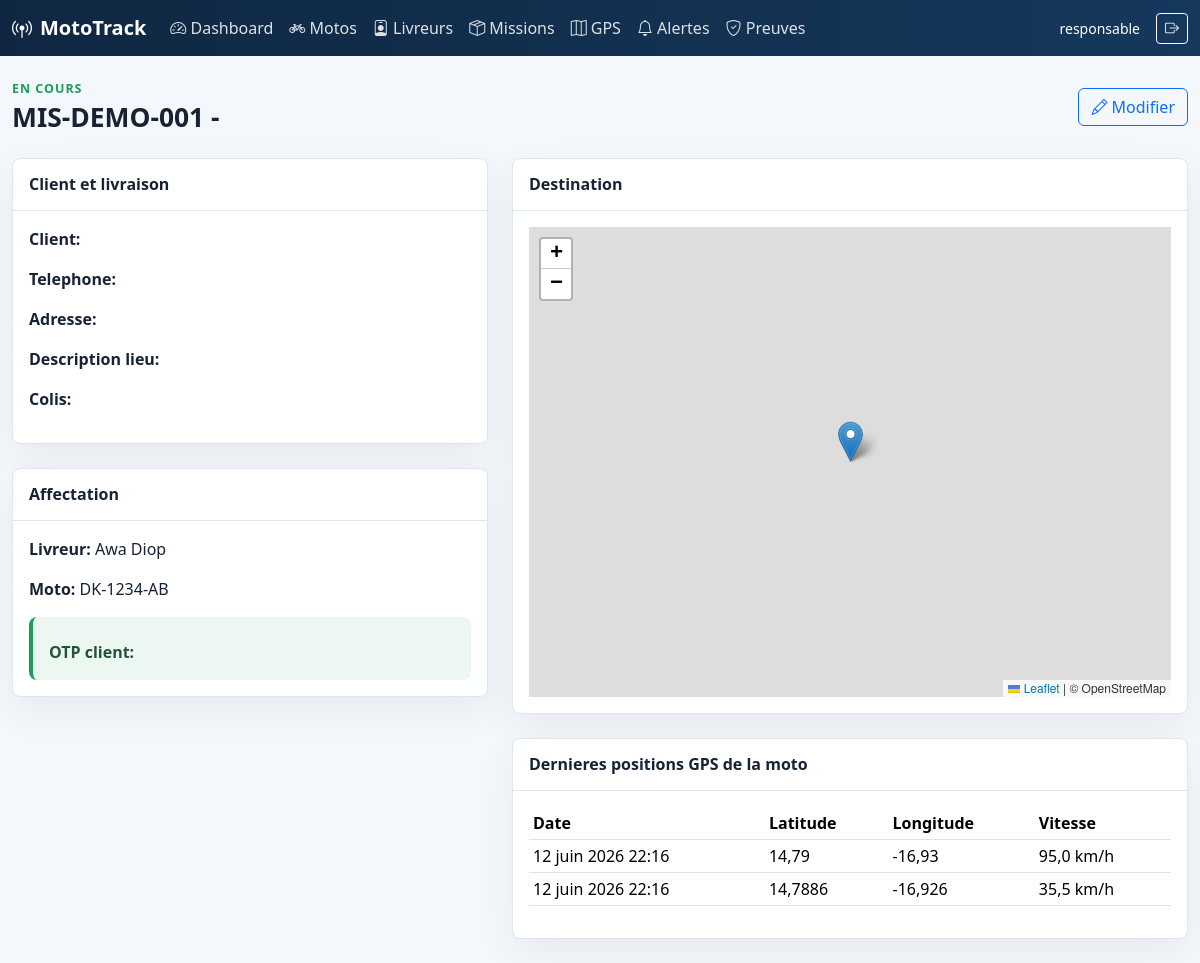
Page /missions/1/ (signed in) on the committed database.
### parc/models.py (models this page shows, shortened)
class Mission(models.Model):
    STATUT_CHOICES = [
        ("planifiee", "Planifiee"),
        ("en_cours", "En cours"),
        ("terminee", "Terminee"),
        ("annulee", "Annulee"),
    ]
    reference = models.CharField(max_length=50, unique=True, blank=True)
    client_nom = models.CharField(max_length=150, default="")
    client_telephone = models.CharField(max_length=30, default="")
    adresse_livraison = models.CharField(max_length=255, default="")
    description_lieu = models.TextField(blank=True)
    description_colis = models.TextField(blank=True)
    latitude_destination = models.FloatField(blank=True, null=True)
    longitude_destination = models.FloatField(blank=True, null=True)
    otp_code = models.CharField(max_length=6, blank=True)
    livreur = models.ForeignKey(Livreur, on_delete=models.PROTECT, related_name="missions")
    moto = models.ForeignKey(Moto, on_delete=models.PROTECT, related_name="missions")
    statut = models.CharField(max_length=20, choices=STATUT_CHOICES, default="planifiee")
    date_creation = models.DateTimeField(auto_now_add=True)
    date_depart = models.DateTimeField(blank=True, null=True)
    date_fin = models.DateTimeField(blank=True, null=True)
    class Meta:
        ordering = ["-date_creation"]

class Livreur(models.Model):
    STATUT_CHOICES = [
        ("actif", "Actif"),
        ("inactif", "Inactif"),
    ]
    user = models.OneToOneField(
        User,
        on_delete=models.SET_NULL,
        related_name="profil_livreur",
        blank=True,
        null=True,
        help_text="Compte utilise par le livreur pour se connecter.",
    )
    nom = models.CharField(max_length=100)
    prenom = models.CharField(max_length=100)
    telephone = models.CharField(max_length=30)
    adresse = models.TextField(blank=True)
    cni = models.CharField("CNI", max_length=50, unique=True)
    numero_permis = models.CharField(max_length=50, blank=True)
    photo = models.ImageField(upload_to="livreurs/", blank=True, null=True)
    statut = models.CharField(max_length=20, choices=STATUT_CHOICES, default="actif")
    class Meta:
        ordering = ["nom", "prenom"]
    def __str__(self):
        return f"{self.prenom} {self.nom}"

class Moto(models.Model):
    ETAT_CHOICES = [
        ("disponible", "Disponible"),
        ("en_service", "En service"),
        ("maintenance", "Maintenance"),
        ("hors_service", "Hors service"),
    ]
    immatriculation = models.CharField(max_length=50, unique=True)
    marque = models.CharField(max_length=100)
    modele = models.CharField(max_length=100, blank=True)
    etat = models.CharField(max_length=20, choices=ETAT_CHOICES, default="disponible")
    class Meta:
        ordering = ["immatriculation"]
    def __str__(self):
        return self.immatriculation

class PositionGPS(models.Model):
    moto = models.ForeignKey(Moto, on_delete=models.CASCADE, related_name="positions")
    latitude = models.FloatField()
    longitude = models.FloatField()
    vitesse = models.FloatField(default=0)
    date_heure = models.DateTimeField(default=timezone.now)
    class Meta:
        ordering = ["-date_heure"]
        indexes = [
            models.Index(fields=["moto", "-date_heure"]),
        ]

### parc/views.py (the view)
# urls.py: path("missions/<int:pk>/", views.mission_detail, name="mission_detail"),
@responsable_required
def mission_detail(request, pk):
    mission = get_object_or_404(Mission.objects.select_related("livreur", "moto"), pk=pk)
    positions = PositionGPS.objects.filter(moto=mission.moto)[:50]
    return render(
        request,
        "parc/mission_detail.html",
        {
            "mission": mission,
            "positions": positions,
            "destination_json": mission_to_destination_json(mission),
        },
    )

### parc/views.py (called while the page is built)
def responsable_required(view_func):
    @wraps(view_func)
    @login_required
    def wrapper(request, *args, **kwargs):
        if request.user.is_staff or request.user.is_superuser:
            return view_func(request, *args, **kwargs)
        if hasattr(request.user, "profil_livreur"):
            return redirect("livreur_dashboard")
        messages.error(request, "Votre compte n'a pas acces a l'espace responsable.")
        return redirect("login")
    return wrapper

def mission_to_destination_json(mission):
    if mission.latitude_destination is None or mission.longitude_destination is None:
        return "{}"
    return json.dumps(
        {
            "reference": mission.reference,
            "client": mission.client_nom,
            "latitude": mission.latitude_destination,
            "longitude": mission.longitude_destination,
        },
        cls=DjangoJSONEncoder,
    )

### templates/parc/mission_detail.html (shortened to what this page needs)
{% extends "base.html" %}
{% block content %}
<div class="page-heading">
    <div>
        <p class="eyebrow">{{ mission.get_statut_display }}</p>
        <h1>{{ mission.reference }} - {{ mission.client_nom }}</h1>
    </div>
    <a class="btn btn-outline-primary" href="{% url 'mission_update' mission.pk %}"><i class="bi bi-pencil"></i> Modifier</a>
</div>
<div class="row g-4">
    <div class="col-lg-5">
        <div class="panel mb-4">
            <div class="panel-header"><h2>Client et livraison</h2></div>
            <p><strong>Client:</strong> {{ mission.client_nom }}</p>
            <p><strong>Telephone:</strong> {{ mission.client_telephone }}</p>
            <p><strong>Adresse:</strong> {{ mission.adresse_livraison }}</p>
            <p><strong>Description lieu:</strong><br>{{ mission.description_lieu|linebreaksbr }}</p>
            <p><strong>Colis:</strong><br>{{ mission.description_colis|linebreaksbr }}</p>
        </div>
        <div class="panel mb-4">
            <div class="panel-header"><h2>Affectation</h2></div>
            <p><strong>Livreur:</strong> {{ mission.livreur }}</p>
            <p><strong>Moto:</strong> {{ mission.moto }}</p>
            <div class="soft-note"><strong>OTP client:</strong> </div>
        </div>
    </div>
    <div class="col-lg-7">
        <div class="panel mb-4">
            <div class="panel-header"><h2>Destination</h2></div>
            <div id="destination-map" class="map-large"></div>
        </div>
        <div class="panel">
            <div class="panel-header"><h2>Dernieres positions GPS de la moto</h2></div>
            <div class="table-responsive">
                <table class="table table-sm">
                    <thead><tr><th>Date</th><th>Latitude</th><th>Longitude</th><th>Vitesse</th></tr></thead>
                    <tbody>
                    {% for position in positions %}
                        <tr><td>{{ position.date_heure }}</td><td>{{ position.latitude }}</td><td>{{ position.longitude }}</td><td>{{ position.vitesse }} km/h</td></tr>
                    {% empty %}
                        <tr><td colspan="4" class="text-muted">Aucune position.</td></tr>
                    {% endfor %}
                    </tbody>
                </table>
            </div>
        </div>
    </div>
</div>
{% endblock %}

### templates/base.html (shortened to what this page needs)
{% load static %}
<!doctype html>
<html lang="fr">
<head>
    <link href="https://cdn.jsdelivr.net/npm/bootstrap@5.3.3/dist/css/bootstrap.min.css" rel="stylesheet">
    <link href="https://cdn.jsdelivr.net/npm/bootstrap-icons@1.11.3/font/bootstrap-icons.css" rel="stylesheet">
    <link rel="stylesheet" href="https://unpkg.com/leaflet@1.9.4/dist/leaflet.css">
    <link rel="stylesheet" href="{% static 'css/mototrack.css' %}">
</head>
<body>
{% if user.is_authenticated %}
<nav class="navbar navbar-expand-lg app-navbar">
    <div class="container-fluid">
        <a class="navbar-brand fw-bold" href="{% url 'dashboard' %}">
            <i class="bi bi-broadcast-pin me-2"></i>MotoTrack
        </a>
        <div class="collapse navbar-collapse" id="navbarNav">
            <ul class="navbar-nav me-auto">
                {% if user.is_staff or user.is_superuser %}
                    <li class="nav-item"><a class="nav-link" href="{% url 'dashboard' %}"><i class="bi bi-speedometer2"></i> Dashboard</a></li>
                    <li class="nav-item"><a class="nav-link" href="{% url 'moto_list' %}"><i class="bi bi-bicycle"></i> Motos</a></li>
                    <li class="nav-item"><a class="nav-link" href="{% url 'livreur_list' %}"><i class="bi bi-person-badge"></i> Livreurs</a></li>
                    <li class="nav-item"><a class="nav-link" href="{% url 'mission_list' %}"><i class="bi bi-box-seam"></i> Missions</a></li>
                    <li class="nav-item"><a class="nav-link" href="{% url 'carte_gps' %}"><i class="bi bi-map"></i> GPS</a></li>
                    <li class="nav-item"><a class="nav-link" href="{% url 'alerte_list' %}"><i class="bi bi-bell"></i> Alertes</a></li>
                    <li class="nav-item"><a class="nav-link" href="{% url 'preuve_list' %}"><i class="bi bi-shield-check"></i> Preuves</a></li>
                {% else %}
                    <li class="nav-item"><a class="nav-link" href="{% url 'livreur_dashboard' %}"><i class="bi bi-phone"></i> Mes missions</a></li>
                {% endif %}
            </ul>
            <span class="navbar-text me-3 small">{{ user.username }}</span>
            <form method="post" action="{% url 'logout' %}">
                <button class="btn btn-outline-light btn-sm" type="submit"><i class="bi bi-box-arrow-right"></i></button>
            </form>
        </div>
    </div>
</nav>
{% endif %}
<main class="container-fluid app-shell py-4">
    {% block content %}{% endblock %}
</main>
</body>
</html>

### static/css/mototrack.css (style rules this page uses)
:root { --navy: #0f2742; --navy-2: #15385c; --green: #18a058; --orange: #f59e0b; --bg: #f4f7fb; --line: #dde5ef; }
body { background: var(--bg); color: #182235; }
.app-navbar { background: linear-gradient(90deg, var(--navy), var(--navy-2)); }
.app-navbar .navbar-brand, .app-navbar .nav-link, .app-navbar .navbar-text { color: #fff; }
.app-navbar .nav-link { opacity: .86; }
.app-shell { max-width: 1440px; }
.page-heading { align-items: center; display: flex; justify-content: space-between; gap: 1rem; margin-bottom: 1.5rem; }
.page-heading h1 { font-size: 1.65rem; font-weight: 800; margin: 0; }
.eyebrow { color: var(--green); font-size: .78rem; font-weight: 800; letter-spacing: .08em; margin: 0 0 .2rem; text-transform: uppercase; }
.panel, .stat-card, .login-panel { background: #fff; border: 1px solid var(--line); border-radius: 8px; box-shadow: 0 14px 40px rgba(15, 39, 66, .06); }
.panel { padding: 1rem; }
.panel-header { border-bottom: 1px solid var(--line); margin: -1rem -1rem 1rem; padding: 1rem; }
.panel-header h2 { font-size: 1rem; font-weight: 800; margin: 0; }
.map-large { height: 470px; }
.soft-note { background: #edf7f1; border-left: 4px solid var(--green); border-radius: 8px; color: #25533a; padding: .85rem 1rem; }

### rows in the picture
Mission: statut "EN COURS", reference "MIS-DEMO-001", livreur "Awa Diop", moto "DK-1234-AB"
PositionGPS: date_heure "12 juin 2026 22:16", latitude "14,79", longitude "-16,93", vitesse "95,0"
PositionGPS: date_heure "12 juin 2026 22:16", latitude "14,7886", longitude "-16,926", vitesse "35,5"

### other values in the picture
{{ user.username }} "responsable"
